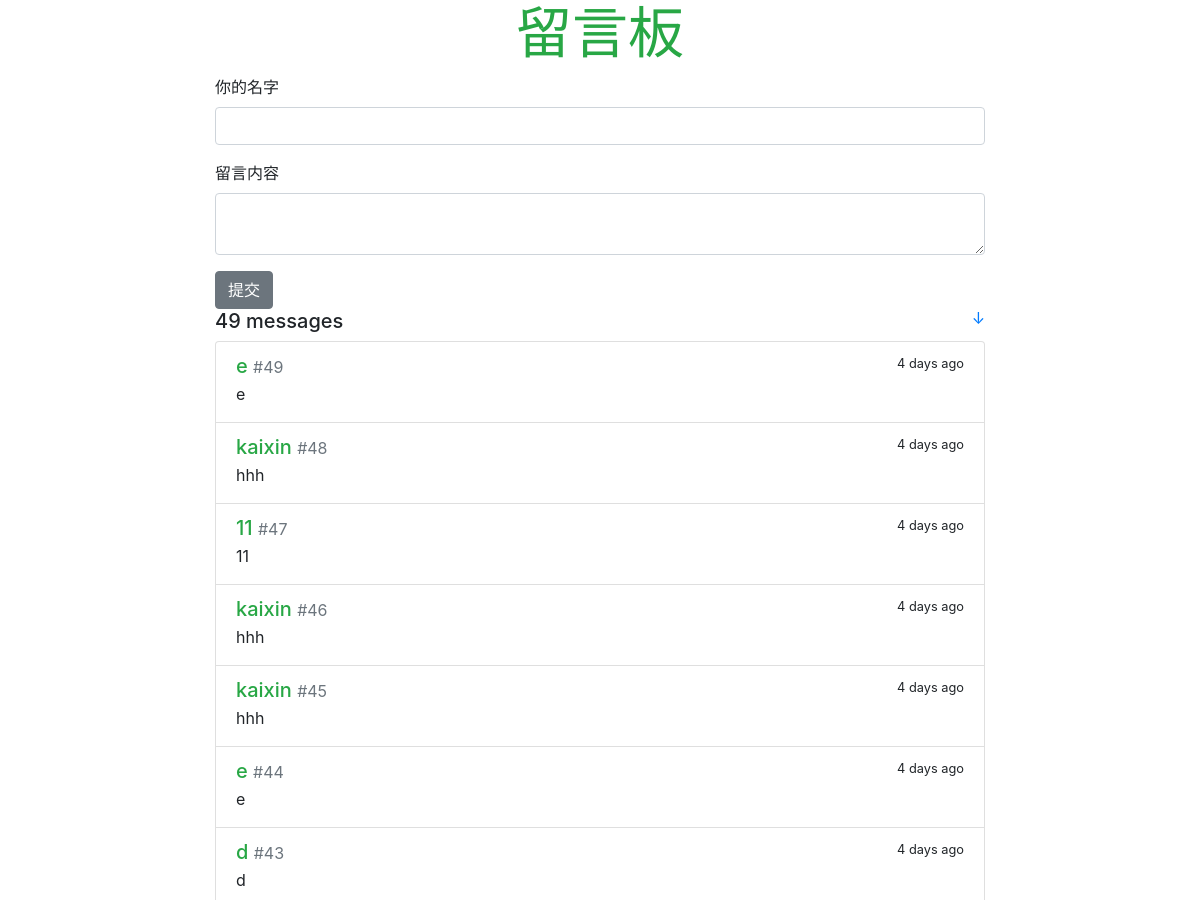
The app's page / (upper part), older data.
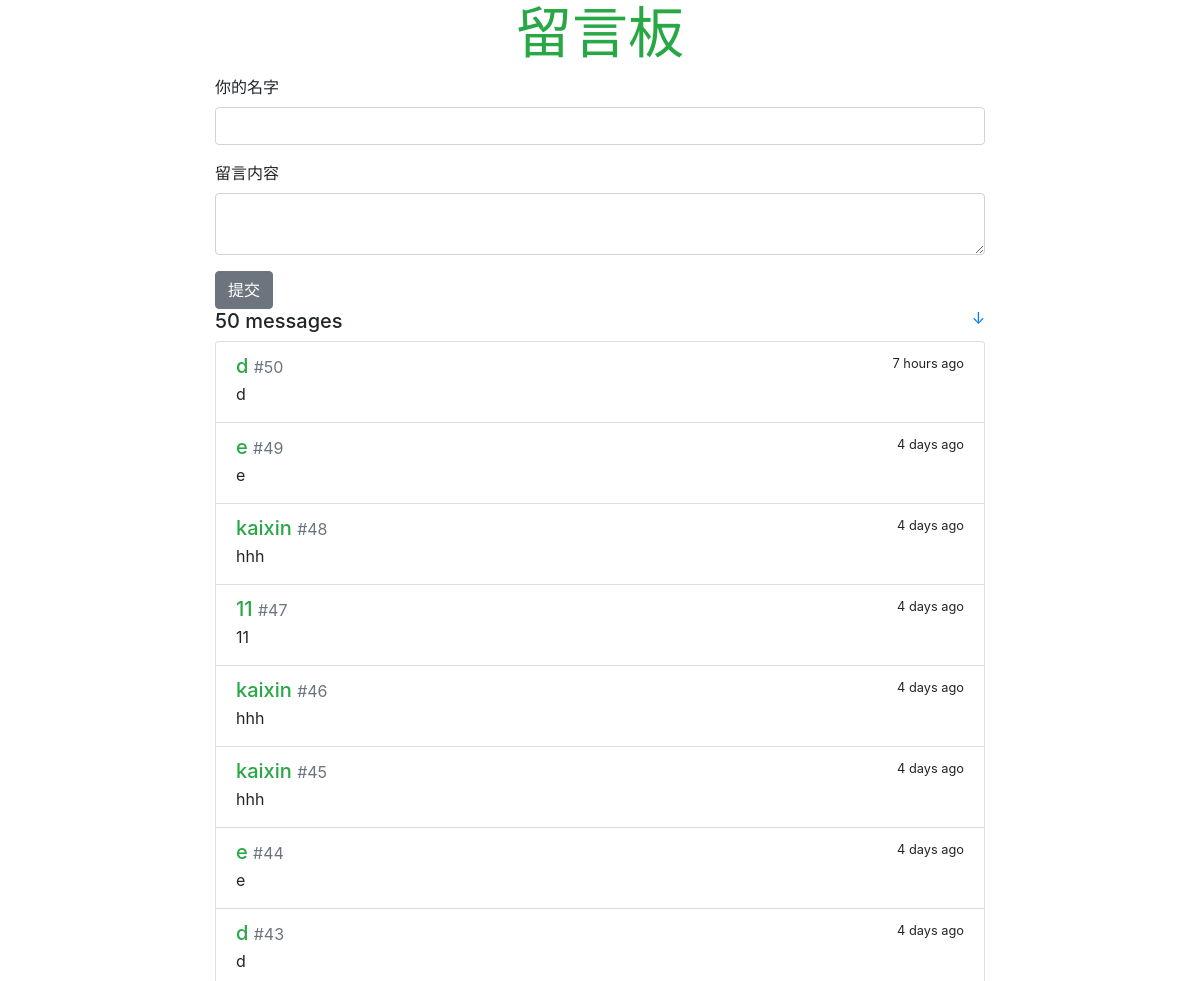
The same page, newer data.
### main/models/message.py (models this page shows, shortened)
class Message(db.Model):
    id = db.Column(db.Integer, primary_key=True)
    name = db.Column(db.String(20))
    content = db.Column(db.String(200))
    submit_time = db.Column(db.DateTime, default=datetime.utcnow, index=True)

### main/views/index.py (the view)
@app.route('/')
def index():
    messages = Message.query.order_by(Message.submit_time.desc()).all()
    reg_data = ''.join(random.sample(string.ascii_letters + string.digits, 60))
    resp = make_response(render_template('index.html', messages=messages, current_time=datetime.utcnow(), reg_data=reg_data))
    resp.set_cookie('reg_data', reg_data)
    return resp

### templates/index.html (shortened to what this page needs)
{% extends 'base.html' %}
{% block content %}
    <div>
        <form method="post" action="{{ url_for('submit') }}" id="message_form">
            <div class="form-group">
                <label class="form-control-lable" for="name">你的名字</label>
                <input class="form-control" name="name" required />
            </div>
            <div class="form-group">
                <label class="form-control-lable" for="message">留言内容</label>
                <textarea class="form-control" name="message" required></textarea>
            </div>
            <button type="button" class="btn btn-secondary" id="post_message">提交</button>
        </form>
    </div>
    <h5>{{ messages|length }} messages
        <small class="float-right">
            <a href="#bottom" title="Go Bottom">&darr;</a>
        </small>
    </h5>
    <div class="list-group">
        {% for message in messages %}
            <a class="list-group-item list-group-item-action flex-column">
                <div class="d-flex w-100 justify-content-between">
                    <h5 class="mb-1 text-success">{{ message.name }}
                        <small class="text-muted"> #{{ loop.revindex }}</small>
                    </h5>
                    <small data-toggle="tooltip" data-placement="top"
                           data-timestamp="{{ message.submit_time.strftime('%Y-%m-%d %H:%M:%S') }}"
                           data-delay="500">
                        {{ moment(message.submit_time).fromNow(refresh=True) }}
                    </small>
                </div>
                <p class="mb-1">{{ message.content }}</p>
            </a>
        {% endfor %}
    </div>
{% endblock %}

Row changes from the older to the newer data that the page shows:
added Message: name "d", submit_time "7 hours ago", content "d"
Text that changed along with them:
{{ messages|length }}: "49" → "50"
